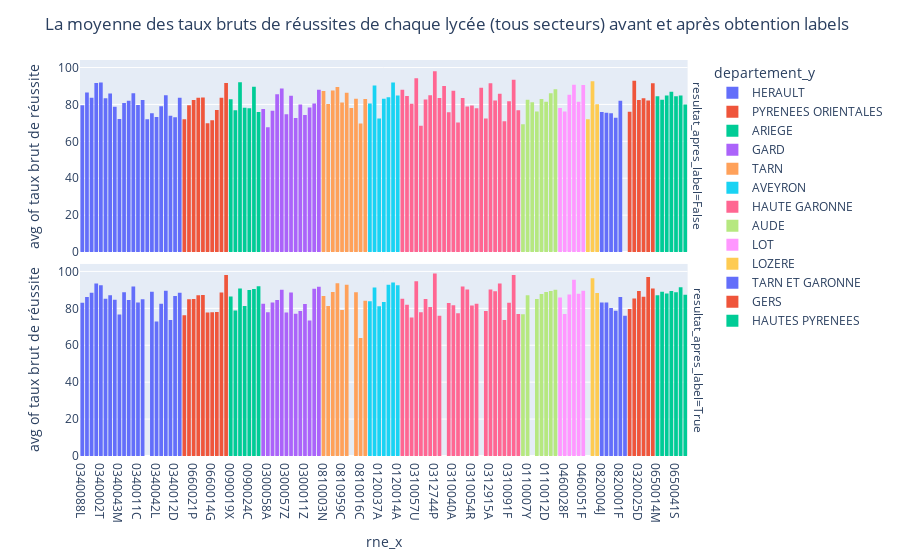

The code cell stored with this chart in its notebook:
### Code cell
#plotting a histogram 
fig = px.histogram(df_result, x="rne_x", y="taux_brut_de_reussite_total_secteurs", nbins=10, histfunc="avg", color="departement_y", facet_row="resultat_apres_label",
                  labels={"taux_brut_de_reussite_total_secteurs" : "taux brut de réussite"})
fig.update_layout(title_text="La moyenne des taux bruts de réussites de chaque lycée (tous secteurs) avant et après obtention labels")
fig.show()

### Figure 1 — Plotly figure (JSON) as saved in the notebook; plotly's stock layout.template omitted (floating-point values rounded to 4 significant figures; data arrays with more than 128 entries replaced by an {"elided": "..."} marker saying what was removed)
{"data": [{"alignmentgroup": "True", "bingroup": "x", "histfunc": "avg", "hovertemplate": "departement_y=HERAULT<br>resultat_apres_label=False<br>rne_x=%{x}<br>avg of taux brut de réussite=%{y}<extra></extra>", "legendgroup": "HERAULT", "marker": {"color": "#636efa", "pattern": {"shape": ""}}, "name": "HERAULT", "nbinsx": 10, "offsetgroup": "HERAULT", "orientation": "v", "showlegend": true, "type": "histogram", "x": {"elided": "498 str values"}, "xaxis": "x2", "y": {"elided": "498 int values"}, "yaxis": "y2"}, {"alignmentgroup": "True", "bingroup": "x", "histfunc": "avg", "hovertemplate": "departement_y=HERAULT<br>resultat_apres_label=True<br>rne_x=%{x}<br>avg of taux brut de réussite=%{y}<extra></extra>", "legendgroup": "HERAULT", "marker": {"color": "#636efa", "pattern": {"shape": ""}}, "name": "HERAULT", "nbinsx": 10, "offsetgroup": "HERAULT", "orientation": "v", "showlegend": false, "type": "histogram", "x": {"elided": "236 str values"}, "xaxis": "x", "y": {"elided": "236 int values"}, "yaxis": "y"}, {"alignmentgroup": "True", "bingroup": "x", "histfunc": "avg", "hovertemplate": "departement_y=PYRENEES ORIENTALES<br>resultat_apres_label=False<br>rne_x=%{x}<br>avg of taux brut de réussite=%{y}<extra></extra>", "legendgroup": "PYRENEES ORIENTALES", "marker": {"color": "#EF553B", "pattern": {"shape": ""}}, "name": "PYRENEES ORIENTALES", "nbinsx": 10, "offsetgroup": "PYRENEES ORIENTALES", "orientation": "v", "showlegend": true, "type": "histogram", "x": {"elided": "234 str values"}, "xaxis": "x2", "y": {"elided": "234 int values"}, "yaxis": "y2"}, {"alignmentgroup": "True", "bingroup": "x", "histfunc": "avg", "hovertemplate": "departement_y=PYRENEES ORIENTALES<br>resultat_apres_label=True<br>rne_x=%{x}<br>avg of taux brut de réussite=%{y}<extra></extra>", "legendgroup": "PYRENEES ORIENTALES", "marker": {"color": "#EF553B", "pattern": {"shape": ""}}, "name": "PYRENEES ORIENTALES", "nbinsx": 10, "offsetgroup": "PYRENEES ORIENTALES", "orientation": "v", "showlegend": false, "type": "histogram", "x": ["0660809W", "0660809W", "0660809W", "0660809W", "0660809W", "0660809W", "0660809W", "0660809W", "0660809W", "0660809W", "0660809W", "0660809W", "0660809W", "0660004W", "0660004W", "0660004W", "0660004W", "0660004W", "0660004W", "0660004W", "0660004W", "0660004W", "0660004W", "0660004W", "0660004W", "0660004W", "0660021P", "0660021P", "0660021P", "0660021P", "0660021P", "0660021P", "0660021P", "0660021P", "0660021P", "0660021P", "0660021P", "0660021P", "0660021P", "0660924W", "0660924W", "0660924W", "0660924W", "0660924W", "0660924W", "0660924W", "0660924W", "0660924W", "0660924W", "0660924W", "0660924W", "0660924W", "0660520G", "0660520G", "0660520G", "0660520G", "0660520G", "0660520G", "0660520G", "0660520G", "0660520G", "0660520G", "0660520G", "0660520G", "0660520G", "0660856X", "0660856X", "0660856X", "0660856X", "0660856X", "0660856X", "0660856X", "0660856X", "0660856X", "0660856X", "0660856X", "0660856X", "0660856X", "0660014G", "0660014G", "0660014G", "0660014G", "0660014G", "0660014G", "0660014G", "0660014G", "0660014G", "0660014G", "0660014G", "0660014G", "0660014G", "0660026V", "0660026V", "0660026V", "0660026V", "0660026V", "0660026V", "0660026V", "0660026V", "0660026V", "0660026V", "0660026V", "0660026V", "0660026V", "0660011D", "0660011D", "0660011D", "0660011D", "0660011D", "0660011D", "0660011D", "0660011D", "0660057D", "0660057D", "0660057D", "0660057D", "0660057D", "0660057D", "0660057D", "0660057D"], "xaxis": "x", "y": [65, 74, 64, 81, 86, 74, 64, 81, 86, 64, 81, 86, 86, 69, 87, 84, 91, 84, 87, 84, 91, 84, 84, 91, 84, 84, 72, 79, 81, 96, 86, 79, 81, 96, 86, 81, 96, 86, 86, 95, 82, 80, 98, 85, 82, 80, 98, 85, 80, 98, 85, 85, 96, 83, 80, 100, 83, 83, 80, 100, 83, 80, 100, 83, 83, 78, 67, 78, 80, 81, 67, 78, 80, 81, 78, 80, 81, 81, 71, 70, 73, 86, 81, 70, 73, 86, 81, 73, 86, 81, 81, 75, 71, 75, 83, 81, 71, 75, 83, 81, 75, 83, 81, 81, 80, 88, 99, 85, 88, 99, 85, 85, 85, 100, 100, 100, 100, 100, 100, 100], "yaxis": "y"}, {"alignmentgroup": "True", "bingroup": "x", "histfunc": "avg", "hovertemplate": "departement_y=ARIEGE<br>resultat_apres_label=False<br>rne_x=%{x}<br>avg of taux brut de réussite=%{y}<extra></extra>", "legendgroup": "ARIEGE", "marker": {"color": "#00cc96", "pattern": {"shape": ""}}, "name": "ARIEGE", "nbinsx": 10, "offsetgroup": "ARIEGE", "orientation": "v", "showlegend": true, "type": "histogram", "x": ["0090019X", "0090019X", "0090019X", "0090019X", "0090019X", "0090019X", "0090019X", "0090019X", "0090019X", "0090019X", "0090019X", "0090019X", "0090019X", "0090019X", "0090019X", "0090019X", "0090019X", "0090019X", "0090019X", "0090019X", "0090019X", "0090019X", "0090019X", "0090019X", "0090019X", "0090019X", "0090019X", "0090003E", "0090003E", "0090003E", "0090003E", "0090003E", "0090003E", "0090003E", "0090003E", "0090003E", "0090003E", "0090003E", "0090003E", "0090003E", "0090003E", "0090003E", "0090003E", "0090003E", "0090003E", "0090003E", "0090003E", "0090003E", "0090003E", "0090003E", "0090003E", "0090003E", "0090003E", "0090003E", "0090013R", "0090013R", "0090006H", "0090006H", "0090006H", "0090006H", "0090006H", "0090006H", "0090006H", "0090006H", "0090006H", "0090006H", "0090006H", "0090006H", "0090006H", "0090006H", "0090006H", "0090006H", "0090006H", "0090006H", "0090006H", "0090006H", "0090006H", "0090006H", "0090024C", "0090024C", "0090024C", "0090024C", "0090024C", "0090024C", "0090024C", "0090024C", "0090024C", "0090024C", "0090024C", "0090024C", "0090024C", "0090024C", "0090024C", "0090024C", "0090024C", "0090024C", "0090024C", "0090024C", "0090024C", "0090024C", "0090020Y", "0090020Y", "0090020Y", "0090020Y", "0090020Y", "0090020Y", "0090020Y", "0090020Y", "0090020Y", "0090020Y", "0090020Y", "0090020Y", "0090020Y", "0090020Y", "0090020Y", "0090020Y", "0090015T", "0090015T", "0090015T", "0090015T", "0090015T", "0090015T"], "xaxis": "x2", "y": [90, 78, 75, 84, 85, 90, 78, 75, 84, 85, 81, 90, 78, 75, 84, 85, 81, 86, 90, 78, 75, 84, 85, 81, 86, 86, 88, 84, 83, 80, 73, 75, 84, 83, 80, 73, 75, 69, 84, 83, 80, 73, 75, 69, 69, 84, 83, 80, 73, 75, 69, 69, 75, 76, 92, 92, 87, 69, 75, 79, 83, 77, 87, 69, 75, 79, 83, 77, 80, 87, 69, 75, 79, 83, 77, 80, 68, 82, 76, 72, 65, 83, 86, 78, 76, 72, 65, 83, 86, 78, 79, 76, 72, 65, 83, 86, 78, 79, 80, 96, 82, 100, 91, 91, 88, 85, 94, 82, 100, 91, 91, 88, 85, 94, 85, 87, 52, 86, 79, 64, 85, 89], "yaxis": "y2"}, {"alignmentgroup": "True", "bingroup": "x", "histfunc": "avg", "hovertemplate": "departement_y=ARIEGE<br>resultat_apres_label=True<br>rne_x=%{x}<br>avg of taux brut de réussite=%{y}<extra></extra>", "legendgroup": "ARIEGE", "marker": {"color": "#00cc96", "pattern": {"shape": ""}}, "name": "ARIEGE", "nbinsx": 10, "offsetgroup": "ARIEGE", "orientation": "v", "showlegend": false, "type": "histogram", "x": ["0090019X", "0090019X", "0090019X", "0090019X", "0090019X", "0090019X", "0090019X", "0090019X", "0090019X", "0090019X", "0090019X", "0090019X", "0090019X", "0090003E", "0090003E", "0090003E", "0090003E", "0090003E", "0090003E", "0090003E", "0090003E", "0090003E", "0090003E", "0090003E", "0090003E", "0090003E", "0090013R", "0090013R", "0090013R", "0090013R", "0090013R", "0090013R", "0090013R", "0090013R", "0090013R", "0090013R", "0090006H", "0090006H", "0090006H", "0090006H", "0090006H", "0090006H", "0090006H", "0090006H", "0090024C", "0090024C", "0090024C", "0090024C", "0090024C", "0090024C", "0090024C", "0090024C", "0090020Y", "0090020Y", "0090020Y", "0090020Y", "0090015T"], "xaxis": "x", "y": [81, 86, 86, 88, 87, 86, 86, 88, 87, 86, 88, 87, 87, 69, 69, 75, 76, 91, 69, 75, 76, 91, 75, 76, 91, 91, 92, 92, 89, 92, 92, 89, 92, 92, 89, 89, 80, 68, 82, 90, 68, 82, 90, 90, 79, 80, 96, 96, 80, 96, 96, 96, 85, 87, 95, 95, 92], "yaxis": "y"}, {"alignmentgroup": "True", "bingroup": "x", "histfunc": "avg", "hovertemplate": "departement_y=GARD<br>resultat_apres_label=False<br>rne_x=%{x}<br>avg of taux brut de réussite=%{y}<extra></extra>", "legendgroup": "GARD", "marker": {"color": "#ab63fa", "pattern": {"shape": ""}}, "name": "GARD", "nbinsx": 10, "offsetgroup": "GARD", "orientation": "v", "showlegend": true, "type": "histogram", "x": {"elided": "341 str values"}, "xaxis": "x2", "y": {"elided": "341 int values"}, "yaxis": "y2"}, {"alignmentgroup": "True", "bingroup": "x", "histfunc": "avg", "hovertemplate": "departement_y=GARD<br>resultat_apres_label=True<br>rne_x=%{x}<br>avg of taux brut de réussite=%{y}<extra></extra>", "legendgroup": "GARD", "marker": {"color": "#ab63fa", "pattern": {"shape": ""}}, "name": "GARD", "nbinsx": 10, "offsetgroup": "GARD", "orientation": "v", "showlegend": false, "type": "histogram", "x": {"elided": "159 str values"}, "xaxis": "x", "y": {"elided": "159 int values"}, "yaxis": "y"}, {"alignmentgroup": "True", "bingroup": "x", "histfunc": "avg", "hovertemplate": "departement_y=TARN<br>resultat_apres_label=False<br>rne_x=%{x}<br>avg of taux brut de réussite=%{y}<extra></extra>", "legendgroup": "TARN", "marker": {"color": "#FFA15A", "pattern": {"shape": ""}}, "name": "TARN", "nbinsx": 10, "offsetgroup": "TARN", "orientation": "v", "showlegend": true, "type": "histogram", "x": {"elided": "179 str values"}, "xaxis": "x2", "y": {"elided": "179 int values"}, "yaxis": "y2"}, {"alignmentgroup": "True", "bingroup": "x", "histfunc": "avg", "hovertemplate": "departement_y=TARN<br>resultat_apres_label=True<br>rne_x=%{x}<br>avg of taux brut de réussite=%{y}<extra></extra>", "legendgroup": "TARN", "marker": {"color": "#FFA15A", "pattern": {"shape": ""}}, "name": "TARN", "nbinsx": 10, "offsetgroup": "TARN", "orientation": "v", "showlegend": false, "type": "histogram", "x": ["0810003N", "0810003N", "0810003N", "0810003N", "0810003N", "0810003N", "0810003N", "0810003N", "0810003N", "0810003N", "0810003N", "0810003N", "0810003N", "0810004P", "0810004P", "0810004P", "0810004P", "0810004P", "0810004P", "0810004P", "0810004P", "0810004P", "0810004P", "0810004P", "0810004P", "0810012Y", "0810012Y", "0810012Y", "0810012Y", "0810012Y", "0810012Y", "0810012Y", "0810012Y", "0810012Y", "0810012Y", "0810012Y", "0810012Y", "0810012Y", "0811144D", "0811144D", "0811144D", "0811144D", "0811144D", "0811144D", "0811144D", "0811144D", "0811144D", "0811144D", "0811144D", "0811144D", "0811144D", "0810959C", "0810959C", "0810959C", "0810959C", "0810959C", "0810959C", "0810959C", "0810959C", "0810959C", "0810959C", "0810959C", "0810959C", "0810959C", "0810018E", "0810018E", "0810018E", "0810018E", "0810018E", "0810018E", "0810018E", "0810018E", "0810018E", "0810018E", "0810018E", "0810018E", "0810018E", "0810995S", "0810995S", "0810995S", "0810995S", "0810995S", "0810995S", "0810995S", "0810995S", "0810016C", "0810016C", "0810016C", "0810016C", "0810016C", "0810016C", "0810016C", "0810016C", "0811324Z", "0811324Z", "0811324Z", "0811324Z", "0811324Z", "0811324Z", "0811324Z", "0811324Z"], "xaxis": "x", "y": [87, 89, 84, 86, 88, 89, 84, 86, 88, 84, 86, 88, 88, 78, 73, 92, 81, 78, 73, 92, 81, 73, 92, 81, 81, 90, 83, 86, 95, 89, 83, 86, 95, 89, 86, 95, 89, 89, 91, 94, 91, 92, 97, 94, 91, 92, 97, 91, 92, 97, 97, 85, 68, 87, 89, 70, 68, 87, 89, 70, 87, 89, 70, 70, 82, 91, 92, 98, 93, 91, 92, 98, 93, 92, 98, 93, 93, 76, 84, 92, 94, 84, 92, 94, 94, 71, 72, 70, 52, 72, 70, 52, 52, 80, 81, 85, 87, 81, 85, 87, 87], "yaxis": "y"}, {"alignmentgroup": "True", "bingroup": "x", "histfunc": "avg", "hovertemplate": "departement_y=AVEYRON<br>resultat_apres_label=False<br>rne_x=%{x}<br>avg of taux brut de réussite=%{y}<extra></extra>", "legendgroup": "AVEYRON", "marker": {"color": "#19d3f3", "pattern": {"shape": ""}}, "name": "AVEYRON", "nbinsx": 10, "offsetgroup": "AVEYRON", "orientation": "v", "showlegend": true, "type": "histogram", "x": ["0120006S", "0120006S", "0120006S", "0120006S", "0120006S", "0120006S", "0120006S", "0120006S", "0120006S", "0120006S", "0120006S", "0121157T", "0121157T", "0121157T", "0121157T", "0121157T", "0121157T", "0121157T", "0121157T", "0121157T", "0121157T", "0121157T", "0121157T", "0121157T", "0121157T", "0121157T", "0121157T", "0121157T", "0121157T", "0121157T", "0121157T", "0121157T", "0121157T", "0120037A", "0120037A", "0120037A", "0120037A", "0120037A", "0120037A", "0120037A", "0120037A", "0120037A", "0120037A", "0120037A", "0120037A", "0120037A", "0120037A", "0120037A", "0120037A", "0120037A", "0120037A", "0120037A", "0120037A", "0120037A", "0120037A", "0120025M", "0120025M", "0120025M", "0120025M", "0120025M", "0120025M", "0120025M", "0120025M", "0120025M", "0120025M", "0120025M", "0120025M", "0120025M", "0120025M", "0120025M", "0120025M", "0120025M", "0120025M", "0120025M", "0120025M", "0120025M", "0120025M", "0120096P", "0120096P", "0120096P", "0120096P", "0120096P", "0120096P", "0120096P", "0120096P", "0120096P", "0120096P", "0120096P", "0120096P", "0120096P", "0120096P", "0120096P", "0120096P", "0120038B", "0120038B", "0120038B", "0120038B", "0120038B", "0120038B", "0120038B", "0120038B", "0120038B", "0120038B", "0120038B", "0120038B", "0120038B", "0120038B", "0120038B", "0120038B", "0120014A", "0120014A", "0120014A", "0120014A", "0120014A", "0120014A", "0120014A", "0120014A", "0120014A", "0120014A", "0120014A", "0120014A", "0120014A", "0120014A", "0120014A", "0120014A"], "xaxis": "x2", "y": [83, 83, 76, 83, 76, 81, 83, 76, 81, 76, 88, 83, 90, 94, 90, 97, 83, 83, 90, 94, 90, 97, 83, 95, 83, 90, 94, 90, 97, 83, 95, 89, 95, 69, 65, 88, 70, 77, 62, 69, 65, 88, 70, 77, 62, 73, 69, 65, 88, 70, 77, 62, 73, 68, 85, 100, 81, 71, 86, 67, 86, 100, 81, 71, 86, 67, 86, 92, 100, 81, 71, 86, 67, 86, 92, 79, 92, 83, 80, 75, 96, 81, 87, 76, 83, 80, 75, 96, 81, 87, 76, 92, 95, 94, 97, 86, 93, 91, 86, 93, 94, 97, 86, 93, 91, 86, 93, 95, 95, 79, 85, 80, 82, 93, 81, 83, 79, 85, 80, 82, 93, 81, 83, 97, 95], "yaxis": "y2"}, {"alignmentgroup": "True", "bingroup": "x", "histfunc": "avg", "hovertemplate": "departement_y=AVEYRON<br>resultat_apres_label=True<br>rne_x=%{x}<br>avg of taux brut de réussite=%{y}<extra></extra>", "legendgroup": "AVEYRON", "marker": {"color": "#19d3f3", "pattern": {"shape": ""}}, "name": "AVEYRON", "nbinsx": 10, "offsetgroup": "AVEYRON", "orientation": "v", "showlegend": false, "type": "histogram", "x": ["0120006S", "0120006S", "0120006S", "0120006S", "0120006S", "0120006S", "0120006S", "0120006S", "0120006S", "0120006S", "0120006S", "0120006S", "0120006S", "0121157T", "0121157T", "0121157T", "0121157T", "0121157T", "0121157T", "0121157T", "0121157T", "0120037A", "0120037A", "0120037A", "0120037A", "0120037A", "0120037A", "0120037A", "0120037A", "0120025M", "0120025M", "0120025M", "0120025M", "0120025M", "0120025M", "0120025M", "0120025M", "0120096P", "0120096P", "0120096P", "0120096P", "0120038B", "0120038B", "0120038B", "0120038B", "0120014A", "0120014A", "0120014A", "0120014A"], "xaxis": "x", "y": [76, 81, 76, 88, 90, 81, 76, 88, 90, 76, 88, 90, 90, 95, 89, 95, 89, 89, 95, 89, 89, 73, 68, 85, 90, 68, 85, 90, 90, 92, 79, 92, 78, 79, 92, 78, 78, 92, 95, 92, 92, 95, 95, 93, 93, 97, 95, 89, 89], "yaxis": "y"}, {"alignmentgroup": "True", "bingroup": "x", "histfunc": "avg", "hovertemplate": "departement_y=HAUTE GARONNE<br>resultat_apres_label=False<br>rne_x=%{x}<br>avg of taux brut de réussite=%{y}<extra></extra>", "legendgroup": "HAUTE GARONNE", "marker": {"color": "#FF6692", "pattern": {"shape": ""}}, "name": "HAUTE GARONNE", "nbinsx": 10, "offsetgroup": "HAUTE GARONNE", "orientation": "v", "showlegend": true, "type": "histogram", "x": {"elided": "356 str values"}, "xaxis": "x2", "y": {"elided": "356 int values"}, "yaxis": "y2"}, {"alignmentgroup": "True", "bingroup": "x", "histfunc": "avg", "hovertemplate": "departement_y=HAUTE GARONNE<br>resultat_apres_label=True<br>rne_x=%{x}<br>avg of taux brut de réussite=%{y}<extra></extra>", "legendgroup": "HAUTE GARONNE", "marker": {"color": "#FF6692", "pattern": {"shape": ""}}, "name": "HAUTE GARONNE", "nbinsx": 10, "offsetgroup": "HAUTE GARONNE", "orientation": "v", "showlegend": false, "type": "histogram", "x": {"elided": "143 str values"}, "xaxis": "x", "y": {"elided": "143 int values"}, "yaxis": "y"}, {"alignmentgroup": "True", "bingroup": "x", "histfunc": "avg", "hovertemplate": "departement_y=AUDE<br>resultat_apres_label=False<br>rne_x=%{x}<br>avg of taux brut de réussite=%{y}<extra></extra>", "legendgroup": "AUDE", "marker": {"color": "#B6E880", "pattern": {"shape": ""}}, "name": "AUDE", "nbinsx": 10, "offsetgroup": "AUDE", "orientation": "v", "showlegend": true, "type": "histogram", "x": {"elided": "139 str values"}, "xaxis": "x2", "y": {"elided": "139 int values"}, "yaxis": "y2"}, {"alignmentgroup": "True", "bingroup": "x", "histfunc": "avg", "hovertemplate": "departement_y=AUDE<br>resultat_apres_label=True<br>rne_x=%{x}<br>avg of taux brut de réussite=%{y}<extra></extra>", "legendgroup": "AUDE", "marker": {"color": "#B6E880", "pattern": {"shape": ""}}, "name": "AUDE", "nbinsx": 10, "offsetgroup": "AUDE", "orientation": "v", "showlegend": false, "type": "histogram", "x": ["0110023R", "0110023R", "0110023R", "0110023R", "0110023R", "0110023R", "0110023R", "0110023R", "0110023R", "0110023R", "0110023R", "0110023R", "0110023R", "0110007Y", "0110007Y", "0110007Y", "0110007Y", "0110007Y", "0110007Y", "0110007Y", "0110007Y", "0110007Y", "0110007Y", "0110007Y", "0110007Y", "0110007Y", "0110823K", "0110823K", "0110823K", "0110823K", "0110823K", "0110823K", "0110823K", "0110823K", "0110823K", "0110823K", "0110823K", "0110823K", "0110823K", "0110027V", "0110027V", "0110027V", "0110027V", "0110027V", "0110027V", "0110027V", "0110027V", "0110012D", "0110012D", "0110012D", "0110012D", "0110012D", "0110012D", "0110012D", "0110012D", "0111048E", "0111048E", "0111048E", "0111048E", "0111048E", "0111048E", "0111048E", "0111048E", "0110019L", "0110019L", "0110019L", "0110019L", "0110019L", "0110019L", "0110019L", "0110019L"], "xaxis": "x", "y": [64, 71, 68, 88, 81, 71, 68, 88, 81, 68, 88, 81, 81, 84, 83, 84, 94, 87, 83, 84, 94, 87, 84, 94, 87, 87, 67, 87, 82, 89, 88, 87, 82, 89, 88, 82, 89, 88, 88, 94, 89, 92, 82, 89, 92, 82, 82, 83, 83, 96, 90, 83, 96, 90, 90, 84, 82, 94, 93, 82, 94, 93, 93, 95, 92, 83, 92, 92, 83, 92, 92], "yaxis": "y"}, {"alignmentgroup": "True", "bingroup": "x", "histfunc": "avg", "hovertemplate": "departement_y=LOT<br>resultat_apres_label=False<br>rne_x=%{x}<br>avg of taux brut de réussite=%{y}<extra></extra>", "legendgroup": "LOT", "marker": {"color": "#FF97FF", "pattern": {"shape": ""}}, "name": "LOT", "nbinsx": 10, "offsetgroup": "LOT", "orientation": "v", "showlegend": true, "type": "histogram", "x": {"elided": "141 str values"}, "xaxis": "x2", "y": {"elided": "141 int values"}, "yaxis": "y2"}, {"alignmentgroup": "True", "bingroup": "x", "histfunc": "avg", "hovertemplate": "departement_y=LOT<br>resultat_apres_label=True<br>rne_x=%{x}<br>avg of taux brut de réussite=%{y}<extra></extra>", "legendgroup": "LOT", "marker": {"color": "#FF97FF", "pattern": {"shape": ""}}, "name": "LOT", "nbinsx": 10, "offsetgroup": "LOT", "orientation": "v", "showlegend": false, "type": "histogram", "x": ["0460493L", "0460493L", "0460493L", "0460493L", "0460493L", "0460493L", "0460493L", "0460493L", "0460493L", "0460493L", "0460493L", "0460493L", "0460493L", "0460028F", "0460028F", "0460028F", "0460028F", "0460028F", "0460028F", "0460028F", "0460028F", "0460028F", "0460028F", "0460028F", "0460028F", "0460028F", "0460529A", "0460529A", "0460529A", "0460529A", "0460529A", "0460529A", "0460529A", "0460529A", "0460529A", "0460529A", "0460529A", "0460529A", "0460529A", "0460013P", "0460013P", "0460013P", "0460013P", "0460013P", "0460013P", "0460013P", "0460013P", "0460032K", "0460032K", "0460032K", "0460032K", "0460032K", "0460032K", "0460032K", "0460032K", "0460051F", "0460051F", "0460051F", "0460051F"], "xaxis": "x", "y": [90, 65, 82, 89, 96, 65, 82, 89, 96, 82, 89, 96, 96, 83, 79, 62, 86, 79, 79, 62, 86, 79, 62, 86, 79, 79, 74, 85, 88, 91, 89, 85, 88, 91, 89, 88, 91, 89, 89, 93, 90, 100, 97, 90, 100, 97, 97, 75, 89, 87, 92, 89, 87, 92, 92, 81, 95, 91, 91], "yaxis": "y"}, {"alignmentgroup": "True", "bingroup": "x", "histfunc": "avg", "hovertemplate": "departement_y=LOZERE<br>resultat_apres_label=False<br>rne_x=%{x}<br>avg of taux brut de réussite=%{y}<extra></extra>", "legendgroup": "LOZERE", "marker": {"color": "#FECB52", "pattern": {"shape": ""}}, "name": "LOZERE", "nbinsx": 10, "offsetgroup": "LOZERE", "orientation": "v", "showlegend": true, "type": "histogram", "x": ["0480009Z", "0480009Z", "0480009Z", "0480009Z", "0480688M", "0480688M", "0480688M", "0480688M", "0480688M", "0480688M", "0480688M", "0480688M", "0480688M", "0480688M", "0480688M", "0480688M", "0480688M", "0480688M", "0480688M", "0480688M", "0480688M", "0480688M", "0480688M", "0480688M", "0480688M", "0480688M", "0480688M", "0480688M", "0480688M", "0480688M", "0480688M", "0480019K", "0480019K", "0480019K", "0480019K", "0480019K", "0480019K", "0480019K", "0480019K", "0480019K", "0480019K", "0480019K", "0480019K", "0480019K", "0480019K", "0480019K", "0480019K", "0480019K", "0480019K", "0480019K"], "xaxis": "x2", "y": [72, 72, 72, 72, 96, 88, 94, 92, 86, 96, 88, 94, 92, 86, 92, 96, 88, 94, 92, 86, 92, 100, 96, 88, 94, 92, 86, 92, 100, 100, 100, 75, 89, 87, 80, 60, 75, 89, 87, 80, 60, 84, 75, 89, 87, 80, 60, 84, 90, 91], "yaxis": "y2"}, {"alignmentgroup": "True", "bingroup": "x", "histfunc": "avg", "hovertemplate": "departement_y=LOZERE<br>resultat_apres_label=True<br>rne_x=%{x}<br>avg of taux brut de réussite=%{y}<extra></extra>", "legendgroup": "LOZERE", "marker": {"color": "#FECB52", "pattern": {"shape": ""}}, "name": "LOZERE", "nbinsx": 10, "offsetgroup": "LOZERE", "orientation": "v", "showlegend": false, "type": "histogram", "x": ["0480688M", "0480688M", "0480688M", "0480688M", "0480688M", "0480688M", "0480688M", "0480688M", "0480688M", "0480688M", "0480688M", "0480688M", "0480688M", "0480019K", "0480019K", "0480019K", "0480019K", "0480019K", "0480019K", "0480019K", "0480019K"], "xaxis": "x", "y": [92, 100, 100, 100, 90, 100, 100, 100, 90, 100, 100, 90, 90, 84, 90, 91, 87, 90, 91, 87, 87], "yaxis": "y"}, {"alignmentgroup": "True", "bingroup": "x", "histfunc": "avg", "hovertemplate": "departement_y=TARN ET GARONNE<br>resultat_apres_label=False<br>rne_x=%{x}<br>avg of taux brut de réussite=%{y}<extra></extra>", "legendgroup": "TARN ET GARONNE", "marker": {"color": "#636efa", "pattern": {"shape": ""}}, "name": "TARN ET GARONNE", "nbinsx": 10, "offsetgroup": "TARN ET GARONNE", "orientation": "v", "showlegend": true, "type": "histogram", "x": ["0820004J", "0820004J", "0820004J", "0820004J", "0820004J", "0820004J", "0820004J", "0820004J", "0820004J", "0820004J", "0820004J", "0820899G", "0820899G", "0820899G", "0820899G", "0820899G", "0820899G", "0820899G", "0820899G", "0820899G", "0820899G", "0820899G", "0820899G", "0820899G", "0820899G", "0820899G", "0820899G", "0820899G", "0820899G", "0820899G", "0820899G", "0820899G", "0820899G", "0820899G", "0820899G", "0820899G", "0820899G", "0820899G", "0820032P", "0820032P", "0820032P", "0820032P", "0820032P", "0820032P", "0820032P", "0820032P", "0820032P", "0820032P", "0820032P", "0820032P", "0820032P", "0820032P", "0820032P", "0820032P", "0820032P", "0820032P", "0820032P", "0820032P", "0820032P", "0820032P", "0820883P", "0820883P", "0820883P", "0820883P", "0820001F", "0820001F", "0820001F", "0820001F", "0820001F", "0820001F", "0820001F", "0820001F", "0820001F", "0820001F", "0820001F", "0820001F", "0820001F", "0820001F", "0820001F", "0820001F", "0820001F", "0820001F", "0820001F", "0820001F", "0820001F", "0820001F"], "xaxis": "x2", "y": [78, 78, 71, 78, 71, 72, 78, 71, 72, 76, 90, 71, 73, 73, 75, 83, 71, 73, 73, 75, 83, 70, 71, 73, 73, 75, 83, 70, 82, 71, 73, 73, 75, 83, 70, 82, 80, 84, 81, 70, 77, 72, 78, 71, 81, 70, 77, 72, 78, 71, 73, 81, 70, 77, 72, 78, 71, 73, 78, 83, 65, 65, 75, 86, 74, 88, 84, 87, 79, 82, 74, 88, 84, 87, 79, 82, 76, 74, 88, 84, 87, 79, 82, 76, 82, 88], "yaxis": "y2"}, {"alignmentgroup": "True", "bingroup": "x", "histfunc": "avg", "hovertemplate": "departement_y=TARN ET GARONNE<br>resultat_apres_label=True<br>rne_x=%{x}<br>avg of taux brut de réussite=%{y}<extra></extra>", "legendgroup": "TARN ET GARONNE", "marker": {"color": "#636efa", "pattern": {"shape": ""}}, "name": "TARN ET GARONNE", "nbinsx": 10, "offsetgroup": "TARN ET GARONNE", "orientation": "v", "showlegend": false, "type": "histogram", "x": ["0820004J", "0820004J", "0820004J", "0820004J", "0820004J", "0820004J", "0820004J", "0820004J", "0820004J", "0820004J", "0820004J", "0820004J", "0820004J", "0820899G", "0820899G", "0820899G", "0820899G", "0820899G", "0820899G", "0820899G", "0820899G", "0820899G", "0820899G", "0820899G", "0820899G", "0820899G", "0820032P", "0820032P", "0820032P", "0820032P", "0820032P", "0820032P", "0820032P", "0820032P", "0820883P", "0820883P", "0820883P", "0820883P", "0820883P", "0820883P", "0820883P", "0820883P", "0820001F", "0820001F", "0820001F", "0820001F", "0820001F", "0820001F", "0820001F", "0820001F", "0820917B", "0820917B"], "xaxis": "x", "y": [71, 72, 76, 90, 92, 72, 76, 90, 92, 76, 90, 92, 92, 70, 82, 80, 84, 89, 82, 80, 84, 89, 80, 84, 89, 89, 73, 78, 83, 82, 78, 83, 82, 82, 65, 75, 86, 81, 75, 86, 81, 81, 76, 82, 88, 91, 82, 88, 91, 91, 76, 76], "yaxis": "y"}, {"alignmentgroup": "True", "bingroup": "x", "histfunc": "avg", "hovertemplate": "departement_y=GERS<br>resultat_apres_label=False<br>rne_x=%{x}<br>avg of taux brut de réussite=%{y}<extra></extra>", "legendgroup": "GERS", "marker": {"color": "#EF553B", "pattern": {"shape": ""}}, "name": "GERS", "nbinsx": 10, "offsetgroup": "GERS", "orientation": "v", "showlegend": true, "type": "histogram", "x": ["0320067Z", "0320067Z", "0320067Z", "0320067Z", "0320067Z", "0320067Z", "0320067Z", "0320067Z", "0320067Z", "0320067Z", "0320067Z", "0320067Z", "0320067Z", "0320067Z", "0320067Z", "0320067Z", "0320067Z", "0320067Z", "0320067Z", "0320067Z", "0320067Z", "0320067Z", "0320067Z", "0320023B", "0320023B", "0320023B", "0320023B", "0320023B", "0320023B", "0320023B", "0320023B", "0320023B", "0320023B", "0320023B", "0320023B", "0320023B", "0320023B", "0320023B", "0320023B", "0320023B", "0320023B", "0320023B", "0320025D", "0320025D", "0320025D", "0320025D", "0320025D", "0320025D", "0320025D", "0320025D", "0320025D", "0320025D", "0320025D", "0320025D", "0320025D", "0320025D", "0320025D", "0320030J", "0320030J", "0320030J", "0320030J", "0320030J", "0320030J", "0320030J", "0320030J", "0320030J", "0320030J", "0320030J", "0320030J", "0320030J", "0320030J", "0320030J", "0320030J", "0320030J", "0320030J", "0320030J", "0320030J", "0320030J", "0320030J", "0320015T", "0320015T", "0320015T", "0320015T", "0320015T", "0320015T", "0320015T", "0320015T", "0320015T", "0320015T", "0320015T", "0320015T", "0320015T", "0320015T", "0320015T", "0320015T", "0320015T", "0320015T", "0320015T", "0320015T", "0320015T", "0320015T", "0320040V", "0320040V", "0320040V", "0320040V", "0320040V", "0320040V", "0320040V", "0320040V", "0320040V", "0320040V", "0320040V", "0320040V", "0320040V", "0320040V", "0320040V", "0320040V", "0320040V", "0320040V", "0320040V", "0320040V", "0320040V", "0320040V"], "xaxis": "x2", "y": [79, 77, 72, 76, 79, 77, 72, 76, 72, 79, 77, 72, 76, 72, 79, 79, 77, 72, 76, 72, 79, 71, 88, 100, 87, 100, 100, 87, 100, 85, 100, 87, 100, 85, 100, 100, 87, 100, 85, 100, 67, 93, 78, 77, 86, 76, 85, 83, 78, 77, 86, 76, 85, 83, 83, 86, 96, 62, 78, 77, 95, 88, 95, 62, 78, 77, 95, 88, 95, 85, 62, 78, 77, 95, 88, 95, 85, 83, 95, 80, 64, 92, 62, 82, 89, 80, 64, 92, 62, 82, 89, 100, 80, 64, 92, 62, 82, 89, 100, 100, 100, 91, 95, 88, 93, 93, 91, 91, 95, 88, 93, 93, 91, 89, 91, 95, 88, 93, 93, 91, 89, 89, 93], "yaxis": "y2"}, {"alignmentgroup": "True", "bingroup": "x", "histfunc": "avg", "hovertemplate": "departement_y=GERS<br>resultat_apres_label=True<br>rne_x=%{x}<br>avg of taux brut de réussite=%{y}<extra></extra>", "legendgroup": "GERS", "marker": {"color": "#EF553B", "pattern": {"shape": ""}}, "name": "GERS", "nbinsx": 10, "offsetgroup": "GERS", "orientation": "v", "showlegend": false, "type": "histogram", "x": ["0320067Z", "0320067Z", "0320067Z", "0320067Z", "0320067Z", "0320067Z", "0320067Z", "0320067Z", "0320067Z", "0320067Z", "0320067Z", "0320067Z", "0320067Z", "0320023B", "0320023B", "0320023B", "0320023B", "0320023B", "0320023B", "0320023B", "0320023B", "0320023B", "0320023B", "0320023B", "0320023B", "0320023B", "0320025D", "0320025D", "0320025D", "0320025D", "0320025D", "0320030J", "0320030J", "0320030J", "0320030J", "0320030J", "0320030J", "0320030J", "0320030J", "0320015T", "0320015T", "0320015T", "0320015T", "0320015T", "0320015T", "0320015T", "0320015T", "0320040V", "0320040V", "0320040V", "0320040V", "0320040V", "0320040V", "0320040V", "0320040V"], "xaxis": "x", "y": [72, 79, 71, 88, 82, 79, 71, 88, 82, 71, 88, 82, 82, 85, 100, 67, 93, 86, 100, 67, 93, 86, 67, 93, 86, 86, 83, 86, 96, 91, 91, 85, 83, 95, 83, 83, 95, 83, 83, 100, 100, 100, 92, 100, 100, 92, 92, 89, 89, 93, 91, 89, 93, 91, 91], "yaxis": "y"}, {"alignmentgroup": "True", "bingroup": "x", "histfunc": "avg", "hovertemplate": "departement_y=HAUTES PYRENEES<br>resultat_apres_label=False<br>rne_x=%{x}<br>avg of taux brut de réussite=%{y}<extra></extra>", "legendgroup": "HAUTES PYRENEES", "marker": {"color": "#00cc96", "pattern": {"shape": ""}}, "name": "HAUTES PYRENEES", "nbinsx": 10, "offsetgroup": "HAUTES PYRENEES", "orientation": "v", "showlegend": true, "type": "histogram", "x": {"elided": "169 str values"}, "xaxis": "x2", "y": {"elided": "169 int values"}, "yaxis": "y2"}, {"alignmentgroup": "True", "bingroup": "x", "histfunc": "avg", "hovertemplate": "departement_y=HAUTES PYRENEES<br>resultat_apres_label=True<br>rne_x=%{x}<br>avg of taux brut de réussite=%{y}<extra></extra>", "legendgroup": "HAUTES PYRENEES", "marker": {"color": "#00cc96", "pattern": {"shape": ""}}, "name": "HAUTES PYRENEES", "nbinsx": 10, "offsetgroup": "HAUTES PYRENEES", "orientation": "v", "showlegend": false, "type": "histogram", "x": ["0650014M", "0650014M", "0650014M", "0650014M", "0650014M", "0650014M", "0650014M", "0650014M", "0650014M", "0650014M", "0650014M", "0650014M", "0650014M", "0650035K", "0650035K", "0650035K", "0650035K", "0650035K", "0650035K", "0650035K", "0650035K", "0650035K", "0650035K", "0650035K", "0650035K", "0650035K", "0650005C", "0650005C", "0650005C", "0650005C", "0650005C", "0650005C", "0650005C", "0650005C", "0650005C", "0650005C", "0650005C", "0650005C", "0650005C", "0650029D", "0650029D", "0650029D", "0650029D", "0650029D", "0650029D", "0650029D", "0650029D", "0650041S", "0650041S", "0650041S", "0650041S", "0650041S", "0650041S", "0650041S", "0650041S", "0650874X", "0650874X", "0650874X", "0650874X", "0650874X", "0650874X", "0650874X", "0650874X", "0650028C", "0650028C", "0650028C", "0650028C", "0650028C", "0650028C", "0650028C", "0650028C"], "xaxis": "x", "y": [79, 83, 87, 82, 95, 83, 87, 82, 95, 87, 82, 95, 95, 82, 83, 85, 94, 93, 83, 85, 94, 93, 85, 94, 93, 93, 84, 78, 86, 94, 91, 78, 86, 94, 91, 86, 94, 91, 91, 82, 88, 83, 97, 88, 83, 97, 97, 77, 82, 92, 95, 82, 92, 95, 95, 84, 84, 94, 97, 84, 94, 97, 97, 75, 92, 91, 86, 92, 91, 86, 86], "yaxis": "y"}], "layout": {"annotations": [{"font": {}, "showarrow": false, "text": "resultat_apres_label=True", "textangle": 90, "x": 0.98, "xanchor": "left", "xref": "paper", "y": 0.2425, "yanchor": "middle", "yref": "paper"}, {"font": {}, "showarrow": false, "text": "resultat_apres_label=False", "textangle": 90, "x": 0.98, "xanchor": "left", "xref": "paper", "y": 0.7575, "yanchor": "middle", "yref": "paper"}], "barmode": "relative", "legend": {"title": {"text": "departement_y"}, "tracegroupgap": 0}, "margin": {"t": 60}, "title": {"text": "La moyenne des taux bruts de réussites de chaque lycée (tous secteurs) avant et après obtention labels"}, "xaxis": {"anchor": "y", "domain": [0, 0.98], "title": {"text": "rne_x"}}, "xaxis2": {"anchor": "y2", "domain": [0, 0.98], "matches": "x", "showticklabels": false}, "yaxis": {"anchor": "x", "domain": [0, 0.485], "title": {"text": "avg of taux brut de réussite"}}, "yaxis2": {"anchor": "x2", "domain": [0.515, 1], "matches": "y", "title": {"text": "avg of taux brut de réussite"}}}}
